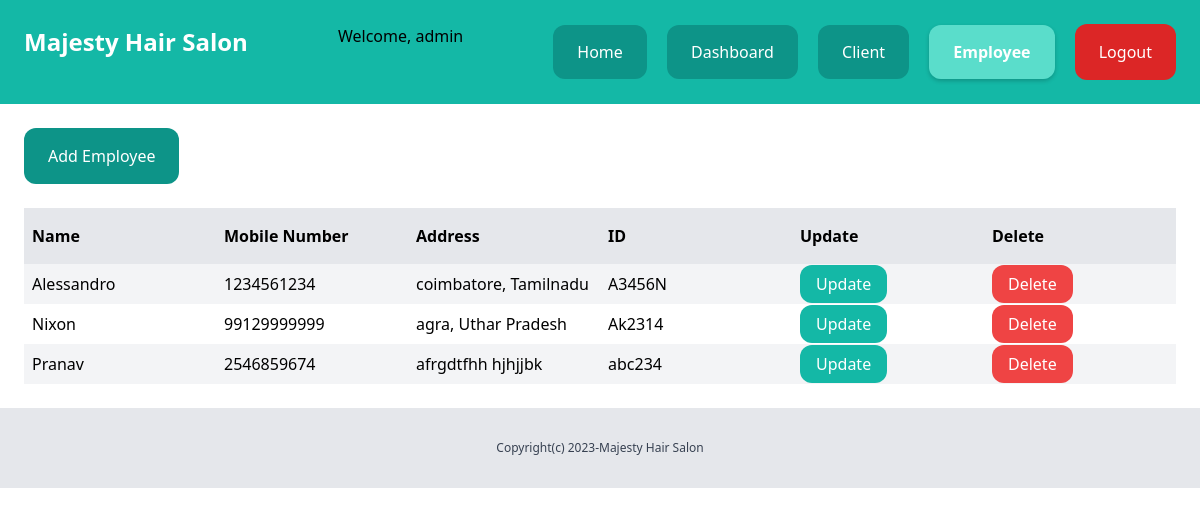
The page /dashboard/employee (signed in) on the database its author committed.
### employee/models.py (models this page shows, shortened)
class Employee(models.Model):
    name=models.CharField(max_length=255)
    phonenumber=models.IntegerField()
    address=models.TextField()
    id_proof=models.CharField(max_length=15,null=True)
    created_by=models.ForeignKey(User,related_name='employee',on_delete=models.CASCADE)
    created_at=models.DateTimeField(auto_now_add=True)
    modified_at=models.DateTimeField(auto_now=True)

### employee/views.py (the view)
# urls.py: path('', views.view_employee, name='view_employee'),
@login_required
def view_employee(request):
   emp=Employee.objects.filter(created_by=request.user)
   emp=Employee.objects.filter(created_by=request.user)
   return render(request,'list_employee.html',{'emp':emp})

### employee/templates/list_employee.html (shortened to what this page needs)
{% extends 'base.html'%}
{%block content%}
<div class="py-6 px-6">
<a href="{%url 'register'%}" class="inline-block py-4 px-6 bg-teal-600 rounded-xl text-white"> Add Employee</a>
{%if emp%}
<div class="mt-6 flex justify-between">
    <p class="py-4 px-2 bg-gray-200 font-semibold w-full">Name</p>
    <p class="py-4 px-2 bg-gray-200 font-semibold w-full">Mobile Number</p>
    <p class="py-4 px-2 bg-gray-200 font-semibold w-full">Address</p>
    <p class="py-4 px-2 bg-gray-200 font-semibold w-full">ID</p>
    <p class="py-4 px-2 bg-gray-200 font-semibold w-full">Update</p>
    <p class="py-4 px-2 bg-gray-200 font-semibold w-full">Delete</p>
</div>
{% for e in emp%}
<div class="flex justify-between">
    <p class="py-2 px-2 w-full {% cycle 'bg-gray-100' ''%}">{{e.name}}</p>
    <p class="py-2 px-2 w-full {% cycle 'bg-gray-100' ''%}">{{e.phonenumber}}</p>
    <p class="py-2 px-2 w-full {% cycle 'bg-gray-100' ''%}">{{e.address}}</p>
    <p class="py-2 px-2 w-full {% cycle 'bg-gray-100' ''%}">{{e.id_proof}}</p>
    <p class="py-2 px-2 w-full {% cycle 'bg-gray-100' ''%}"><a href="{% url 'update_employee' e.id%}" class="py-2 px-4 mb-4 rounded-xl bg-teal-500 text-white">Update</a><p>
    <p class="py-2 px-2 w-full {% cycle 'bg-gray-100' ''%}"><a href="{% url 'delete_employee' e.id%}" class="py-2 px-4 mb-4 rounded-xl bg-red-500 text-white">Delete</a></p>
</div>
{%endfor%}
{%else%}
    <p class="mt-6 px-2">There are no Employees to view</p>
{%endif%}
</div>
{% endblock %}

### App/templates/base.html (shortened to what this page needs)
{% load static %}
<!doctype html>
<html>
<head>
  <link rel="stylesheet" href="{% static 'main.min.css' %}">
</head>
<body>
  <nav class="py-6 px-6 flex justify-between bg-teal-500">
    <a href="/" class="text-white font-bold"><span style="font-weight: bold; font-size: 24px;">Majesty Hair Salon</span></a>
    <div>
      {% if user.is_authenticated %}
        <p>Welcome, {{ user.username }}</p>
      {% endif %}
    </div>
    <div class="space-x-4">
      <a href="{% url 'appointment:index' %}" class="{% if request.path == '/' %}active-link{% endif %} py-4 px-6 bg-teal-600 rounded-xl text-white">Home</a>
      {% if not request.user.is_authenticated %}
        <a href="{% url 'login' %}" class="{% if request.path == '/login/' %}active-link{% endif %} py-4 px-6 bg-teal-600 rounded-xl text-white">Login</a>
      {% else %}
        {% if request.user.is_superuser %}
        <a href="{% url 'dashboard' %}" class="{% if request.path == '/dashboard/' %}active-link{% endif %} py-4 px-6 bg-teal-600 rounded-xl text-white">Dashboard</a>
        <a href="{% url 'client_list' %}" class="{% if request.path == '/client_list/' %}active-link{% endif %} py-4 px-6 bg-teal-600 rounded-xl text-white">Client</a>
        <a href="{% url 'view_employee' %}" class="{% if request.path == '/view_employee/' %}active-link{% endif %} py-4 px-6 bg-teal-600 rounded-xl text-white">Employee</a>
        {% endif %}
        <a href="{% url 'logout' %}" class="inline-block py-4 px-6 bg-red-600 rounded-xl text-white">Logout</a>
      {% endif %}
    </div>
  </nav>
  {% block content %}
  {% endblock %}
  <footer class="py-8 text-center bg-gray-200">
    <p class="text-xs text-gray-700">Copyright(c) 2023-Majesty Hair Salon</p>
  </footer>
</body>
</html>

### App/templates/base.html (style rules this page uses)
.active-link { font-weight: bold; background-color: #5addcb; box-shadow: 0 2px 4px rgba(0, 0, 0, 0.2); }

### rows shown on the page
Employee: name "Alessandro", phonenumber "1234561234", address "coimbatore, Tamilnadu", id_proof "A3456N"
Employee: name "Nixon", phonenumber "99129999999", address "agra, Uthar Pradesh", id_proof "Ak2314"
Employee: name "Pranav", phonenumber "2546859674", address "afrgdtfhh hjhjjbk", id_proof "abc234"

### other values the page prints
{{ user.username }} "admin"
